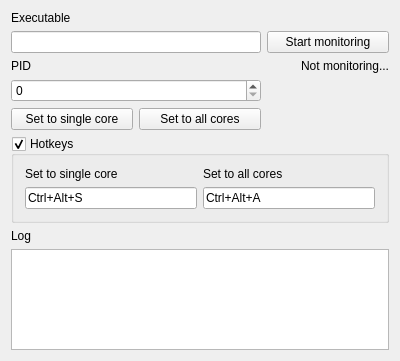
<?xml version="1.0" encoding="UTF-8"?>
<ui version="4.0">
 <class>MainWindow</class>
 <widget class="QMainWindow" name="MainWindow">
  <property name="geometry">
   <rect>
    <x>0</x>
    <y>0</y>
    <width>400</width>
    <height>361</height>
   </rect>
  </property>
  <property name="windowTitle">
   <string>pubfix</string>
  </property>
  <widget class="QWidget" name="centralWidget">
   <layout class="QGridLayout" name="gridLayout">
    <item row="0" column="0">
     <layout class="QGridLayout" name="gridLayout_2" columnstretch="1,1,1">
      <item row="9" column="0" colspan="3">
       <widget class="QPlainTextEdit" name="logEdit">
        <property name="lineWrapMode">
         <enum>QPlainTextEdit::NoWrap</enum>
        </property>
        <property name="readOnly">
         <bool>true</bool>
        </property>
       </widget>
      </item>
      <item row="6" column="0">
       <spacer name="verticalSpacer_2">
        <property name="orientation">
         <enum>Qt::Vertical</enum>
        </property>
        <property name="sizeHint" stdset="0">
         <size>
          <width>20</width>
          <height>40</height>
         </size>
        </property>
       </spacer>
      </item>
      <item row="1" column="2">
       <widget class="QPushButton" name="findButton">
        <property name="text">
         <string>Start monitoring</string>
        </property>
       </widget>
      </item>
      <item row="2" column="2">
       <widget class="QLabel" name="statusLabel">
        <property name="minimumSize">
         <size>
          <width>0</width>
          <height>0</height>
         </size>
        </property>
        <property name="text">
         <string>Not monitoring...</string>
        </property>
        <property name="alignment">
         <set>Qt::AlignRight|Qt::AlignTrailing|Qt::AlignVCenter</set>
        </property>
       </widget>
      </item>
      <item row="4" column="0">
       <spacer name="verticalSpacer">
        <property name="orientation">
         <enum>Qt::Vertical</enum>
        </property>
        <property name="sizeHint" stdset="0">
         <size>
          <width>20</width>
          <height>40</height>
         </size>
        </property>
       </spacer>
      </item>
      <item row="3" column="0" colspan="2">
       <widget class="QSpinBox" name="pidSpinBox">
        <property name="maximum">
         <number>1000000000</number>
        </property>
       </widget>
      </item>
      <item row="7" column="0" colspan="3">
       <widget class="QGroupBox" name="hotkeyGroupBox">
        <property name="title">
         <string>Hotkeys</string>
        </property>
        <property name="checkable">
         <bool>true</bool>
        </property>
        <layout class="QGridLayout" name="gridLayout_4">
         <item row="0" column="0">
          <layout class="QGridLayout" name="gridLayout_3">
           <item row="1" column="0">
            <widget class="QKeySequenceEdit" name="singleCoreKeyEdit">
             <property name="keySequence">
              <string>Ctrl+Alt+S</string>
             </property>
            </widget>
           </item>
           <item row="0" column="0">
            <widget class="QLabel" name="label_3">
             <property name="text">
              <string>Set to single core</string>
             </property>
            </widget>
           </item>
           <item row="0" column="1">
            <widget class="QLabel" name="label_4">
             <property name="text">
              <string>Set to all cores</string>
             </property>
            </widget>
           </item>
           <item row="1" column="1">
            <widget class="QKeySequenceEdit" name="allCoresKeyEdit">
             <property name="keySequence">
              <string>Ctrl+Alt+A</string>
             </property>
            </widget>
           </item>
          </layout>
         </item>
        </layout>
       </widget>
      </item>
      <item row="2" column="0">
       <widget class="QLabel" name="label_2">
        <property name="text">
         <string>PID</string>
        </property>
       </widget>
      </item>
      <item row="5" column="1">
       <widget class="QPushButton" name="allCoresButton">
        <property name="text">
         <string>Set to all cores</string>
        </property>
       </widget>
      </item>
      <item row="0" column="0">
       <widget class="QLabel" name="label">
        <property name="text">
         <string>Executable</string>
        </property>
       </widget>
      </item>
      <item row="1" column="0" colspan="2">
       <widget class="QLineEdit" name="exeEdit"/>
      </item>
      <item row="5" column="0">
       <widget class="QPushButton" name="singleCoreButton">
        <property name="text">
         <string>Set to single core</string>
        </property>
       </widget>
      </item>
      <item row="8" column="0">
       <widget class="QLabel" name="label_5">
        <property name="text">
         <string>Log</string>
        </property>
       </widget>
      </item>
     </layout>
    </item>
   </layout>
  </widget>
 </widget>
 <layoutdefault spacing="6" margin="11"/>
 <resources/>
 <connections/>
</ui>
